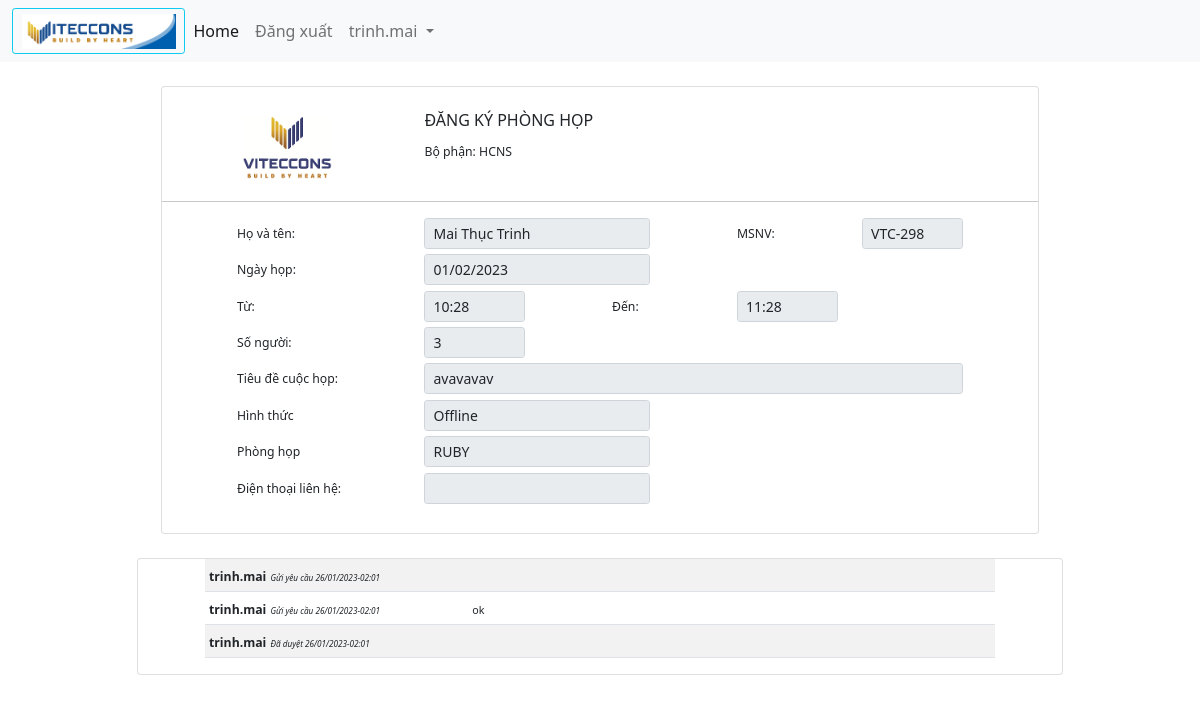
Screenshot of /phonghop7/ (signed in) with the database file from the repository.
### members/models.py (models this page shows, shortened)
class Profile(models.Model):
    user = models.OneToOneField(settings.AUTH_USER_MODEL, on_delete=models.CASCADE)
    msnv = models.CharField(max_length=10, blank=True)
    hovaten = models.CharField(max_length=50)
    phongban = models.ForeignKey(Department, on_delete=models.CASCADE, blank=True)
    chucdanh = models.CharField(max_length=50,choices=CHUCDANH_CHOICES,default='Nhân viên')
    gioitinh = models.CharField(max_length=10,choices=GIOITINH_CHOICES,default='Nam')
    ngaysinh = models.DateField(blank=True, null=True)
    photo = models.ImageField(upload_to='users/%Y/%m/%d',blank=True)
    phone = models.CharField(max_length=15)
    ngayvaocty = models.DateField(blank=True, null=True)

class Department(models.Model):
    name = models.CharField(max_length=50)
    manager = models.ForeignKey(User, on_delete=models.CASCADE, related_name='department')
    bod = models.ForeignKey(User, on_delete=models.CASCADE, related_name='bod')
    gd = models.ForeignKey(User, on_delete=models.CASCADE, related_name='gd')
    def __str__(self):
        return self.name

### phonghop/models.py (models this page shows, shortened)
class LichHop(models.Model):
    author = models.ForeignKey(settings.AUTH_USER_MODEL,on_delete=models.CASCADE,related_name='phonghop')
    title=models.CharField(max_length=50)
    date=models.DateField()
    time_from=models.TimeField()
    time_end=models.TimeField()
    num_per=models.IntegerField()
    room=models.CharField(max_length=15,choices=ROOM_CHOICES,default='RUBY')
    kind = models.CharField(max_length=50,choices=KIND_CHOICES,default='Offline')
    link = models.URLField(blank=True)
    approval = models.ForeignKey(settings.AUTH_USER_MODEL, on_delete=models.CASCADE, related_name='hcns')
    status = models.CharField(max_length=15,choices=STATUS_CHOICES,default='request')
    created = models.DateTimeField(auto_now_add=True)

class GhichuLichHop(models.Model):
    post = models.ForeignKey(LichHop, on_delete=models.CASCADE, related_name='comments')
    author = models.ForeignKey(settings.AUTH_USER_MODEL, on_delete=models.CASCADE)
    body = models.TextField(null=True, blank=True)
    status = models.CharField(max_length=20)
    date = models.DateTimeField(auto_now_add=True)

### phonghop/views.py (the view)
# urls.py: path('<int:pk>/', views.chitietphonghop, name='chitietphonghop'),
def chitietphonghop(request, pk):
    approvallike = False
    post = get_object_or_404(LichHop, pk=pk)
    form = FormGhiChuLichHop()
    return render(request, 'chitietphonghop.html', {'post': post,'form': form})

### phonghop/forms.py (shortened to what this page needs)
class FormGhiChuLichHop(forms.ModelForm):
    def __init__(self, *args, **kwargs):
        self.author = kwargs.pop('author', None)
        self.post = kwargs.pop('post',None)
        self.body = kwargs.pop('body','')
        self.status = kwargs.pop('status','')
        super().__init__(*args, **kwargs)
    class Meta:
        model = GhichuLichHop
        fields = ['body']
        widgets={
            'body':forms.Textarea(attrs={'class':'form-control form-control-sm', 'rows':'3'}),
        }

### phonghop/templates/chitietphonghop.html (shortened to what this page needs)
{% extends "base.html" %}
{% block content %}
<div class="container">
    <div class="card">
      <div class="row">
        <div class="col-sm-1">
        </div>
        <div class="col-sm-10">
          <div class="row">
            <div class="col-sm-3">
              <img src="/media/logo.png" class="responsive-img" style="max-height:100px;max-width:100px; padding:5px">
            </div>
            <div class="col-sm-8">
              <h6>ĐĂNG KÝ PHÒNG HỌP</h6>
              <small><small>Bộ phận: {{request.user.profile.phongban.name}}</small></small></br>
            </div>
            <div class="col-sm-1">
            </div>
          </div>
        </div>
        <div class="col-sm-1">
        </div>
      </div>
      <hr>
      <div class="row">
        <div class="col-sm-1">
        </div>
        <div class="col-sm-10">
          <small><small>
            <div class="mb-1 row">
              <label for="statichovaten" class="col-sm-3 col-form-label">Họ và tên:</label>
              <div class="col-sm-4">
                <input class="form-control form-control-sm" type="text" value="{{request.user.last_name}} {{request.user.first_name}}" aria-label="readonly input example" readonly>
              </div>
              <label for="staticmsnv" class="col-sm-1 col-form-label"></label>
              <label for="staticmsnv" class="col-sm-2 col-form-label">MSNV:</label>
              <div class="col-sm-2">
                <input class="form-control form-control-sm" type="text" value="VTC-{{request.user.profile.msnv}}" aria-label="readonly input example" readonly>
              </div>
            </div>
          </small></small>
          <small><small>
            <div class="mb-1 row">
              <label for="staticmsnv" class="col-sm-3 col-form-label">Ngày họp:</label>
              <div class="col-sm-4">
                <input class="form-control form-control-sm" type="text" value="{{post.date|date:"d/m/Y"}}" aria-label="readonly input example" readonly>
              </div>
            </div>
          </small></small>
          <small><small>
            <div class="mb-1 row">
              <label for="staticmsnv" class="col-sm-3 col-form-label">Từ:</label>
              <div class="col-sm-2">
                <input class="form-control form-control-sm" type="text" value="{{post.time_from|time:"H:i"}}" aria-label="readonly input example" readonly>
              </div>
              <label for="staticmsnv" class="col-sm-1 col-form-label"></label>
              <label for="staticmsnv" class="col-sm-2 col-form-label">Đến:</label>
              <div class="col-sm-2">
                <input class="form-control form-control-sm" type="text" value="{{post.time_end|time:"H:i"}}" aria-label="readonly input example" readonly>
              </div>
            </div>
          </small></small>
          <small><small>
            <div class="mb-1 row">
              <label for="staticmsnv" class="col-sm-3 col-form-label">Số người:</label>
              <div class="col-sm-2">
                <input class="form-control form-control-sm" type="text" value="{{post.num_per}}" aria-label="readonly input example" readonly>
              </div>
            </div>
          </small></small>
          <small><small>
            <div class="mb-1 row">
              <label for="staticmsnv" class="col-sm-3 col-form-label">Tiêu đề cuộc họp:</label>
              <div class="col-sm-9">
                <input class="form-control form-control-sm" type="text" value="{{post.title}}" aria-label="readonly input example" readonly>
              </div>
            </div>
          </small></small>
          <small><small>
            <div class="mb-1 row">
              <label for="staticmsnv" class="col-sm-3 col-form-label">Hình thức</label>
              <div class="col-sm-4">
                <input class="form-control form-control-sm" type="text" value="{{post.kind}}" aria-label="readonly input example" readonly>
              </div>
            </div>
          </small></small>
          <small><small>
            <div class="mb-1 row">
              <label for="staticmsnv" class="col-sm-3 col-form-label">Phòng họp</label>
              <div class="col-sm-4">
                <input class="form-control form-control-sm" type="text" value="{{post.room}}" aria-label="readonly input example" readonly>
              </div>
            </div>
          </small></small>
          <small><small>
            <div class="mb-1 row">
              <label for="staticmsnv" class="col-sm-3 col-form-label">Điện thoại liên hệ:</label>
              <div class="col-sm-4">
                <input class="form-control form-control-sm" rows="3" type="text" value="{{request.user.profile.phone}}" aria-label="readonly input example" readonly>
              </div>
            </div>
          </small></small>
        </div>
        <div class="col-sm-1">
        </div>
      </div>
    </div>
  </div>
  <div class="card">
    <div class="row">
      <div class="col-sm-1">
      </div>
      <div class="col-sm-10">
        <div class="row">
          <table class="table-responsive table table-striped table-sm">
            <tbody>
              <tr>
                <td class="col-sm-4">
                  <small><small><strong>{{post.author}}</strong></small></small>
                  <small><small><small><small><small><i>Gửi yêu cầu {{post.created|date:"d/m/Y-h:m"}}</i></small></small></small></small></small>
                </td>
                <td class="col-sm-8">
                </td>
              </tr>
              {% for comment in post.comments.all %}
                <tr>
                  <td>
                      <small><small><strong>{{comment.author}}</strong></small></small>
                      <small><small><small><small><small><i>{{comment.status}} {{comment.date|date:"d/m/Y-h:m"}}</i></small></small></small></small></small>
                  </td>
                  <td>
                      <small><small><small>{{comment.body}}</small></small></small>
                  </td>
                </tr>
              {% endfor %}
            </tbody>
          </table>
        </div>
      </div>
      <div class="col-sm-1">
      </div>
    </div>
  </div>
</div>
{% endblock %}

### home/templates/base.html (shortened to what this page needs)
<!DOCTYPE html>
<html>
    <head>
        {% load static %}
        <link href="https://cdn.jsdelivr.net/npm/bootstrap@5.1.0/dist/css/bootstrap.min.css" rel="stylesheet">
    </head>
    <body>
        <nav class="navbar navbar-expand-lg navbar-light bg-light">
            <div class="container-fluid">
              <a class="btn btn-outline-info btn-sm" data-bs-toggle="offcanvas" href="#offcanvasExample" role="button" aria-controls="offcanvasExample">
                <img src="/media/logongang.png" class="responsive-img" style="max-height:36px; padding:0.5px">
              </a>
              <div class="collapse navbar-collapse" id="navbarSupportedContent">
                <ul class="navbar-nav me-auto mb-2 mb-lg-0">
                  <li class="nav-item">
                    <a class="nav-link active" aria-current="page" href="{% url 'home' %}">Home</a>
                  </li>
                  {% if user.is_authenticated %}
                  <li class="nav-item">
                    <a class="nav-link" href="{% url 'logout' %}">Đăng xuất</a>
                  </li>
                  <li class="nav-item dropdown">
                    <a class="nav-link dropdown-toggle" href="#" id="navbarDropdown" role="button" data-bs-toggle="dropdown" aria-expanded="false">
                      {{request.user}}
                    </a>
                  </li>
                  {% endif %}
                </ul>
              </div>
            </div>
        </nav>
            <div class="container">
                <div class="row">
                    <div class="col-sm-1">
                    </div>
                    <div class="col-sm-10">
                        {% block content %}
                        {% endblock  %}
                    </div>
                </div>
    </body>
</html>

### rows the page displays
LichHop: date "01/02/2023", time_from "10:28", time_end "11:28", num_per "3", title "avavavav", kind "Offline", room "RUBY", author "trinh.mai", created "26/01/2023-02:01"
GhichuLichHop: author "trinh.mai", status "Gửi yêu cầu", date "26/01/2023-02:01", body "ok"
GhichuLichHop: author "trinh.mai", status "Đã duyệt", date "26/01/2023-02:01"

### other values shown
{{ request.user }} "trinh.mai"
{{ request.user.profile.phongban.name }} "HCNS"
